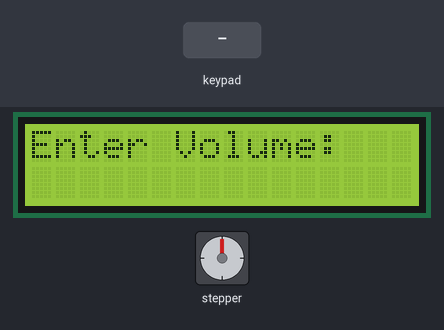
A sketch run on a simulated Arduino Mega 2560, built with avr-gcc and run on an emulated ATmega2560. Parts: 16×2 character LCD, stepper motor. Inputs (shaded band) come from the test bench. Stepper angles assume 2048 steps per turn.

Above: at 1.2 s.
1.3 s: keypad keys 2 2 2 3 2 4 2 5 # pressed 0.4 s apart
At 5.7 s:
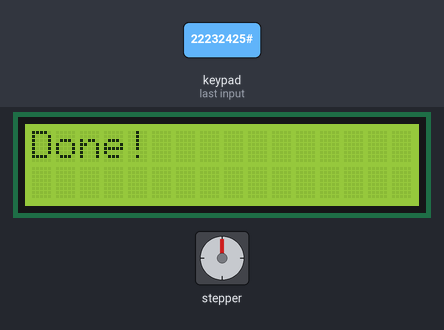
6.4 s: key '1' pressed
At 7.0 s:
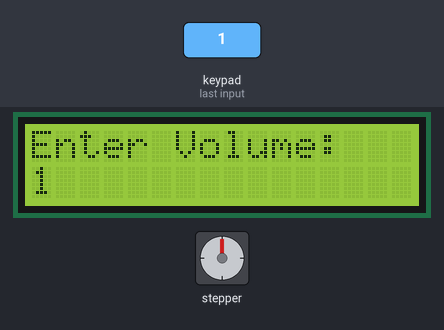
8.0 s: key '#' pressed
At 8.15 s:
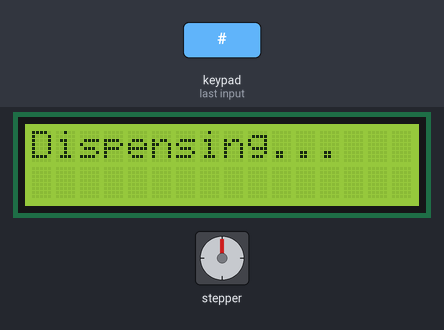
10.4 s: keypad keys 2 6 2 7 2 8 2 9 pressed 0.4 s apart
At 17.1 s:
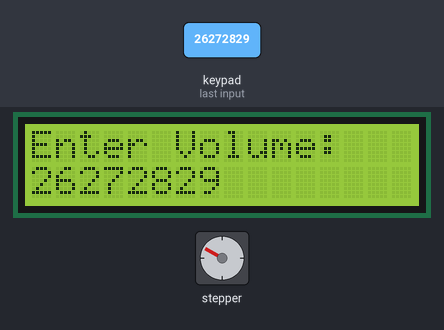
Timing chart, 0 to 17.6 s (numbered marks = the images above; inputs shaded):
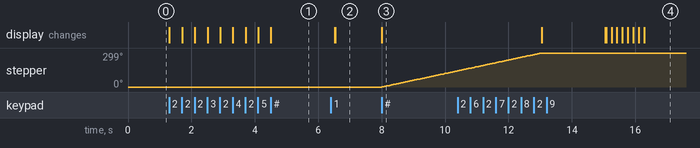

Measured:
- after the input at 1.3 s, the display: first changes at once (image 1 shows a later state)
- after the input at 6.4 s, the display: first differs from a run without the input after 0.14 s (image 2)
- after the input at 8.0 s, stepper: keeps turning clockwise at about 60°/s, starting at once; the display: changes at once (image 3)

The sketch:

code.ino
```cpp
#include <LiquidCrystal.h>   // Library to control standard LCDs
#include <Stepper.h>         // Library to control stepper motors
#include <Keypad.h>          // Library to read matrix keypads

// --- Stepper Configuration ---
const int STEPS_PER_REV = 2048; // Number of steps per full rotation (depends on your stepper)
const float ML_PER_REV = 1.2;   // How many mL your pump dispenses per one full rotation
                                 // Must be calibrated

// Initialize stepper motor
// Pins 8, 10, 9, 11 are connected to IN1-IN4 of ULN2003 driver board
Stepper myStepper(STEPS_PER_REV, 8, 10, 9, 11);

// --- LCD Setup ---
// RS, EN, D4, D5, D6, D7 pins on Arduino
LiquidCrystal lcd(12, 7, 5, 4, 3, 2);

// --- Keypad Setup ---
// Define keypad size
const byte ROWS = 4;
const byte COLS = 4;

// Define the keymap (what each key outputs)
char keys[ROWS][COLS] = {
  {'1','2','3','A'},
  {'4','5','6','B'},
  {'7','8','9','C'},
  {'*','0','#','D'}
};

// Arduino pins connected to rows and columns of keypad
byte rowPins[ROWS] = {22, 23, 24, 25};
byte colPins[COLS] = {26, 27, 28, 29};

// Initialize the keypad object
Keypad keypad = Keypad(makeKeymap(keys), rowPins, colPins, ROWS, COLS);

// --- Variables ---
String inputVolume = ""; // Stores the volume entered by the user as a string

void setup() {
  lcd.begin(16, 2);       // Initialize LCD with 16 columns, 2 rows
  lcd.print("Enter Volume:"); // Display initial prompt
  myStepper.setSpeed(10); // Set stepper speed in RPM (adjust as needed)
}

void loop() {
  char key = keypad.getKey(); // Read a key press from the keypad

  if (key) { // If a key is pressed
    if (key >= '0' && key <= '9') {
      // If the key is a number, append it to inputVolume
      inputVolume += key;

      // Display the updated number on the LCD
      lcd.setCursor(0, 1);         // Move to second line
      lcd.print("                "); // Clear previous input (16 spaces)
      lcd.setCursor(0, 1);         // Move cursor back to start
      lcd.print(inputVolume);      // Print new input

    } else if (key == '*') {
      // If '*' is pressed, clear the current input
      inputVolume = "";
      lcd.setCursor(0, 1);
      lcd.print("                "); // Clear second line

    } else if (key == '#') {
      // If '#' is pressed, confirm input and start dispensing
      if (inputVolume.length() > 0) { // Only proceed if something was entered
        float volume = inputVolume.toFloat(); // Convert string to float
        // Calculate how many stepper steps are needed
        long stepsToRun = (volume / ML_PER_REV) * STEPS_PER_REV;

        // Notify user that dispensing is starting
        lcd.clear();
        lcd.print("Dispensing...");

        // Run stepper motor
        myStepper.step(stepsToRun);

        // Notify user that dispensing is done
        lcd.clear();
        lcd.print("Done!");
        delay(2000); // Pause for 2 seconds to allow user to read

        // Reset for next input
        inputVolume = "";
        lcd.clear();
        lcd.print("Enter Volume:"); // Prompt for next input
      }
    }
  }
}
```
